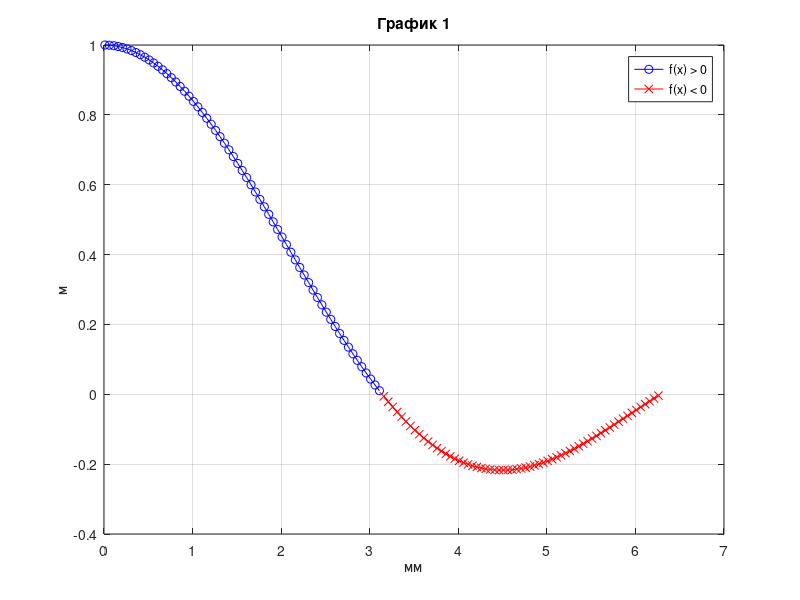
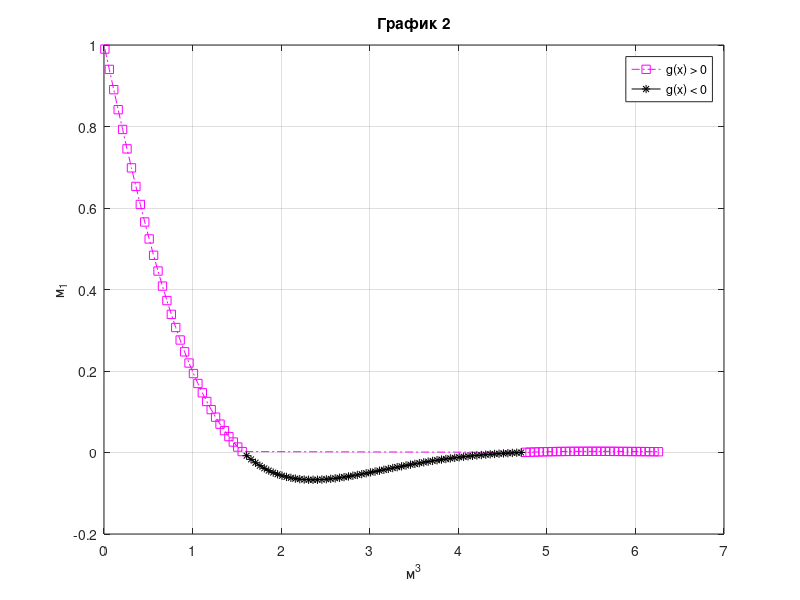
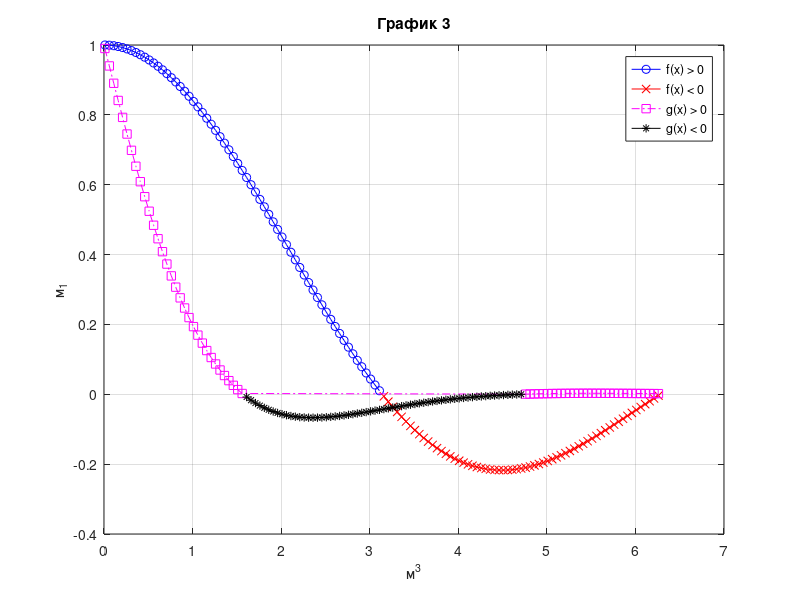
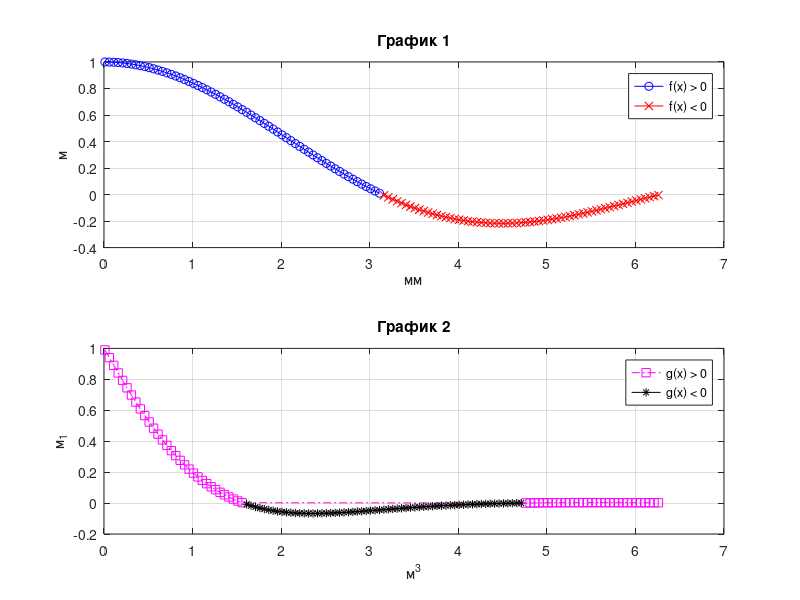

Recreate these plots in MATLAB, in order.
%% 1
x = 0.01:0.05:2*pi
f = sin(x)./x
g = exp(-x).*cos(x)

% В отдельных окнах
figure;
f1 = f(find(f > 0)); xf1 = x(find(f > 0));
f2 = f(find(f < 0)); xf2 = x(find(f < 0));
plot(xf1, f1, 'bo-', xf2, f2, 'rx-');
title('График 1');
legend('f(x) > 0', 'f(x) < 0', 'Location',"best");
xlabel('мм');
ylabel('м');
grid on;
figure;
g1 = g(find(g > 0)); xg1 = x(find(g > 0));
g2 = g(find(g < 0)); xg2 = x(find(g < 0));
plot(xg1, g1, 'ms-.', xg2, g2, 'k*-');
title('График 2');
legend('g(x) > 0', 'g(x) < 0', 'Location',"best");
xlabel('м^3');
ylabel('м_1');
grid on;

% В одном, на одном
figure;
plot(xf1, f1, 'bo-', xf2, f2, 'rx-', xg1, g1, 'ms-.', xg2, g2, 'k*-');
title('График 3');
legend('f(x) > 0', 'f(x) < 0', 'g(x) > 0', 'g(x) < 0', 'Location',"best");
xlabel('м^3');
ylabel('м_1');
grid on;

% В одном на разных
figure;
subplot(2, 1, 1);
plot(xf1, f1, 'bo-', xf2, f2, 'rx-');
title('График 1');
legend('f(x) > 0', 'f(x) < 0', 'Location',"best");
xlabel('мм');
ylabel('м');
grid on;
subplot(2, 1, 2);
plot(xg1, g1, 'ms-.', xg2, g2, 'k*-');
title('График 2');
legend('g(x) > 0', 'g(x) < 0', 'Location',"best");
xlabel('м^3');
ylabel('м_1');
grid on;

%% 2
[X, Y] = meshgrid(-1:0.05:1, -1:0.05:1);
Z = (sin(X.^2) + cos(Y.^2)).^(X.*Y) %4*sin(2*pi*X).*cos(1.5*pi*Y).*(1 - X.^2).*Y.* (1 - Y);

figure;
subplot(2, 2, 1);
mesh(X, Y, Z);
title('Каркасная поверхность');
legend('z(x, y)', 'Location',"best");
xlabel('x');
ylabel('y');
zlabel('z');

subplot(2, 2, 2);
surf(X, Y, Z);
colorbar;
title('Залитой цветом каркасной поверхностью');
legend('z(x, y)', 'Location',"best");
xlabel('x');
ylabel('y');
zlabel('z');

subplot(2, 2, 3);
levels = -2:0.01:2;
contour3(X, Y, Z, levels);
colorbar;
title('Промаркированными линиями уровня');
legend('z(x, y)', 'Location',"best");
xlabel('x');
ylabel('y');
zlabel('z');

subplot(2, 2, 4);
[Az, El] = view;
surfl(X, Y, Z, [(Az-90), 0]);
shading interp;
title('Освешенной поверхностью.');
legend('z(x, y)', 'Location',"best");
xlabel('x');
ylabel('y');
zlabel('z');

%% 3

U = (0:0.1:3)';
V = (0:0.1:3);

x_ = cos(U) * cos(V);
y_ = sin(U) * sin(V);
z_ = U * V;

figure;
surf(x_, y_, z_)
hold on
[u_, v_, w_] = surfnorm(x_, y_, z_);
quiver3(x_, y_, z_, u_, v_, w_, 1, 'k');

